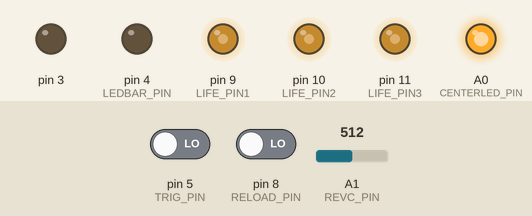
This sketch was run on a simulated Arduino Uno, built with avr-gcc and run on an emulated ATmega328P. On the bench: output pins drawn as LEDs (lit = HIGH). Inputs (shaded band) come from the test bench; at power-on: pin 8 (RELOAD_PIN) LOW, pin 5 (TRIG_PIN) LOW, A1 (REVC_PIN) = 512. What the sketch prints to the serial monitor is not drawn.

Above: at 1.2 s.
1.3 s: pin 8 (RELOAD_PIN) driven HIGH
At 2.5 s:
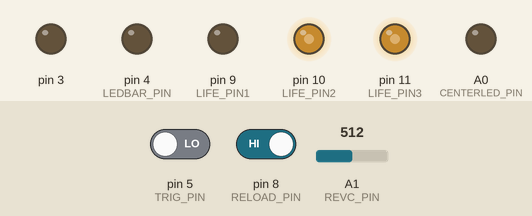
4.3 s: pin 5 (TRIG_PIN) driven HIGH
At 4.7 s:
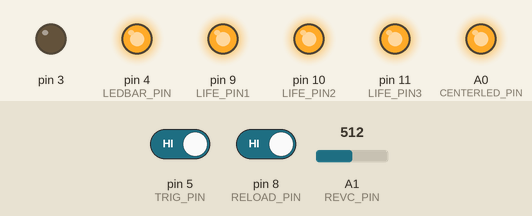
7.3 s: pin 5 (TRIG_PIN) driven LOW
At 7.58 s:
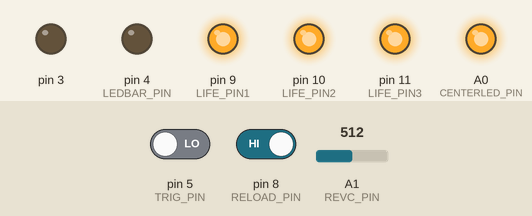
10.3 s: pin 8 (RELOAD_PIN) driven LOW
At 12.0 s:
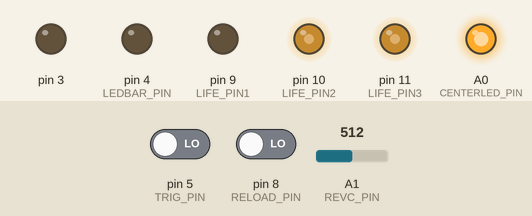
13.3 s: pin 5 (TRIG_PIN) driven HIGH and pin 8 (RELOAD_PIN) driven HIGH
At 14.8 s:
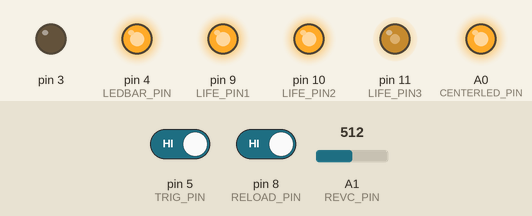
Timing chart, 0 to 16.4 s (numbered marks = the images above; inputs shaded):
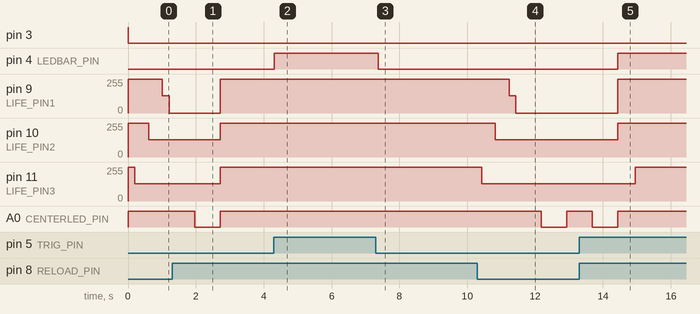

The sketch:

LaserTagHack.ino
```cpp
#include <IRremote.h>
#define LEDBAR_PIN 4
#define TRIG_PIN 5
#define LIFE 6
#define LIFE_PIN1 9
#define LIFE_PIN2 10
#define LIFE_PIN3 11
#define WAITTIME 200
#define REVC_PIN A1
#define CENTERLED_PIN A0
#define BRIGHTNESS 200
#define RELOAD_PIN 8


IRsend irsend;
int buttonstate = 0;
int dead;
int reloading;
int life = LIFE;
unsigned long ldbt = 0;
int khz = 38; // 38kHz:NEC protocol
unsigned int irSignal[] = {
   1450 ,550 ,300 ,500
  ,300 ,550 ,250 ,550
  ,250 ,950 ,250 ,1000
  ,200 ,1000 ,250 ,1000
  ,200 ,600 ,250 ,550
  ,250 ,600 ,250 ,550
  ,650 ,550 ,300 ,550
  ,250 ,550 ,250 ,950
  ,650 ,600 ,250 ,550
  ,250 ,950 ,300 ,550
  ,250
};
void setup(){
  Serial.begin(9600);
  pinMode(TRIG_PIN,INPUT);
  pinMode(REVC_PIN,INPUT);
  pinMode(LIFE_PIN1,OUTPUT);
  pinMode(LIFE_PIN2,OUTPUT);
  pinMode(LIFE_PIN3,OUTPUT);
  pinMode(LEDBAR_PIN,OUTPUT);
  analogWrite(CENTERLED_PIN,BRIGHTNESS);
  analogWrite(3,255);
  delay(10);
  analogWrite(3,0);
}
void loop() {
  if(dead){
    analogWrite(CENTERLED_PIN,BRIGHTNESS);
    delay(750);
    analogWrite(CENTERLED_PIN,0);
    delay(750);
  }
  buttonstate = digitalRead(TRIG_PIN);
  if(buttonstate == HIGH && !dead){
    digitalWrite(LEDBAR_PIN,1);
    irsend.sendRaw(irSignal, sizeof(irSignal) / sizeof(irSignal[0]), khz);
    delay(80);
    irsend.sendRaw(irSignal, sizeof(irSignal) / sizeof(irSignal[0]), khz);
    delay(80);
    irsend.sendRaw(irSignal, sizeof(irSignal) / sizeof(irSignal[0]), khz);
    delay(80);
    irsend.sendRaw(irSignal, sizeof(irSignal) / sizeof(irSignal[0]), khz);
    digitalWrite(LEDBAR_PIN,0);
    ldbt = millis();
  }
  reloading = digitalRead(RELOAD_PIN);
  if(reloading==HIGH){
    life = LIFE;
    dead = 0;
    digitalWrite(CENTERLED_PIN,1);
  }
  int reading = analogRead(REVC_PIN);
  Serial.println(reading);

  if(reading < 700){
    if(millis() - ldbt > WAITTIME){
      ldbt = millis();
      life--;
    }
    //life--;
  }
  switch (life){
    case 0:
      dead = 1;
      analogWrite(LIFE_PIN1,0);
      break;
    case 1:
      analogWrite(LIFE_PIN1,128);
      break;
    case 2:
      analogWrite(LIFE_PIN1,255);
      break;
    case 3:
      analogWrite(LIFE_PIN1,255);
      analogWrite(LIFE_PIN2,128);
      break;
    case 4:
      analogWrite(LIFE_PIN1,255);
      analogWrite(LIFE_PIN2,255);
      break;
    case 5:
      analogWrite(LIFE_PIN1,255);
      analogWrite(LIFE_PIN2,255);
      analogWrite(LIFE_PIN3,128);
      break;
    case 6:
      analogWrite(LIFE_PIN1,255);
      analogWrite(LIFE_PIN2,255);
      analogWrite(LIFE_PIN3,255);
      break;
  }


}
```

Measured:
- after the input at 1.3 s, pin 9 (LIFE_PIN1): 0/255 → 255/255 after 1.4 s; pin 10 (LIFE_PIN2), pin 11 (LIFE_PIN3): 128/255 → 255/255 after 1.4 s; A0 (CENTERLED_PIN): goes on until 2.7 s, then stays HIGH
- after the input at 4.3 s, pin 4 (LEDBAR_PIN): LOW → HIGH at once
- after the input at 7.3 s, pin 4 (LEDBAR_PIN): HIGH → LOW after 0.08 s
- after the input at 10.3 s, pin 9 (LIFE_PIN1): 255/255 → 128/255 after 0.93 s, → 0/255 0.20 s later; pin 10 (LIFE_PIN2): 255/255 → 128/255 after 0.53 s; pin 11 (LIFE_PIN3): 255/255 → 128/255 after 0.12 s; A0 (CENTERLED_PIN): HIGH → LOW after 1.9 s, → HIGH 0.75 s later
- after the input at 13.3 s, pin 4 (LEDBAR_PIN): LOW → HIGH after 1.1 s; pin 9 (LIFE_PIN1): 0/255 → 255/255 after 1.1 s; pin 10 (LIFE_PIN2): 128/255 → 255/255 after 1.1 s; pin 11 (LIFE_PIN3): 128/255 → 255/255 after 1.6 s; A0 (CENTERLED_PIN): goes on until 14.4 s, then stays HIGH
